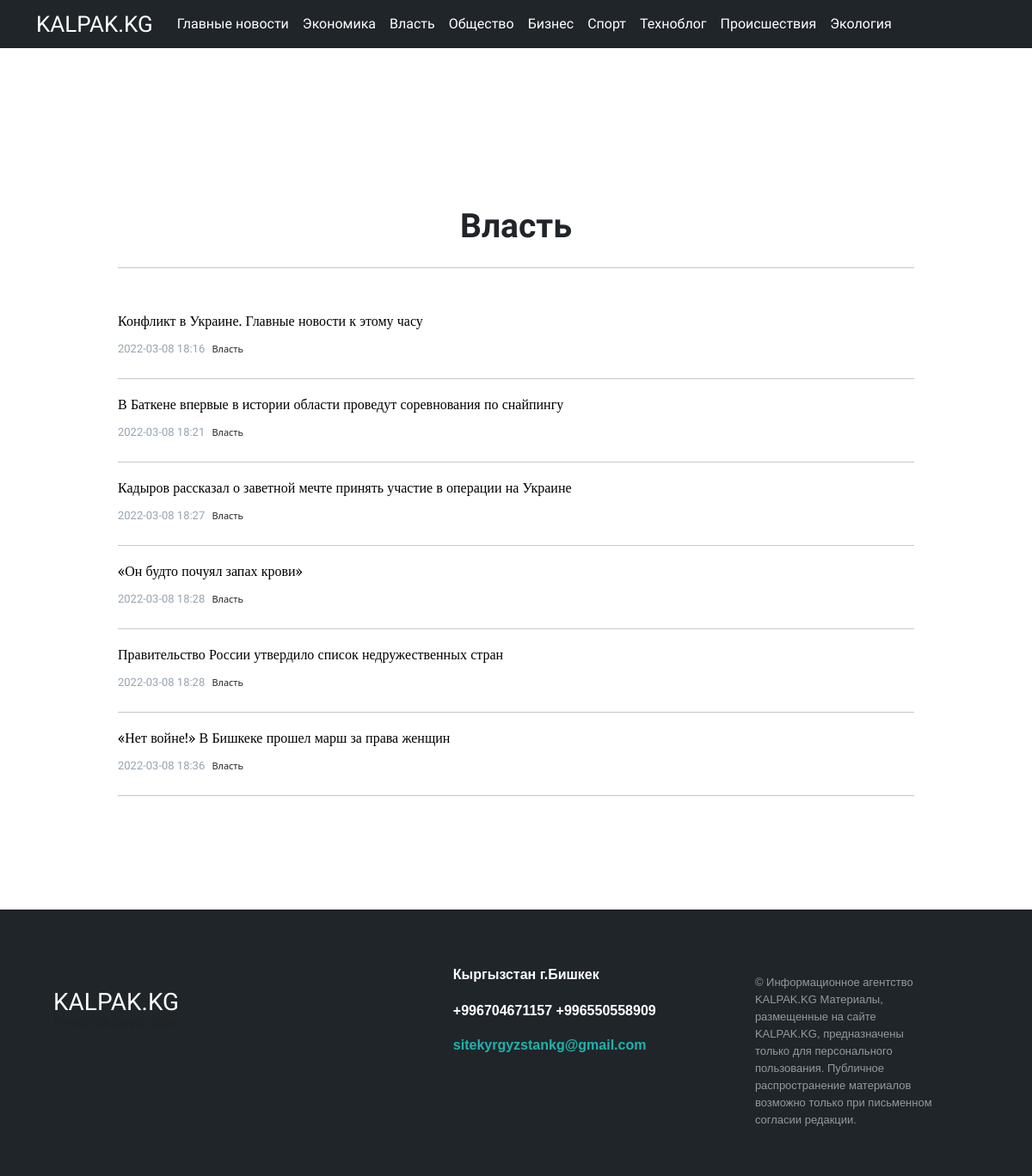
Before: /heading/2/ with the older database file.
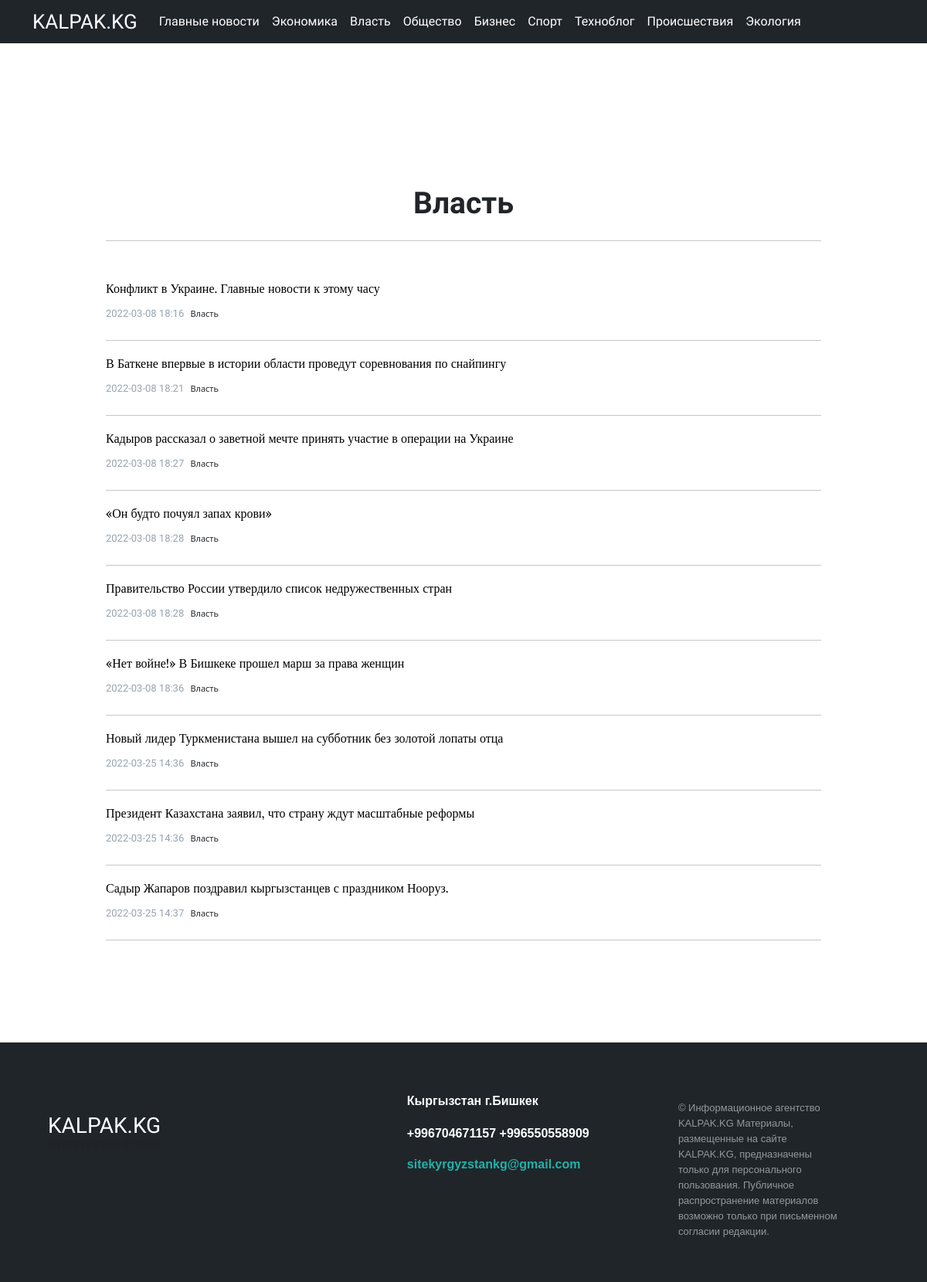
After: the same page with the newer database file.
### core/models.py (models this page shows, shortened)
class HeadingArticle(models.Model):
    title = models.CharField(max_length=255)
    class Meta:
        verbose_name = "Рубрика"
        verbose_name_plural = "Рубрики"
    def __str__(self):
        return self.title

class Article(models.Model):
    title = models.CharField(max_length=255, null=True, blank=True)
    text = models.TextField()
    slug = models.SlugField(max_length=255, unique=True, db_index=True, verbose_name="URL", null=True, blank=True)
    author = models.ForeignKey(
        to="Author",
        on_delete=models.SET_NULL,
        null=True, blank=True,
        related_name="article",
        verbose_name=_("Автор")
    )
    heading = models.ForeignKey(
        to="HeadingArticle",
        on_delete=models.PROTECT,
        null=True,
        related_name="article",
        verbose_name=_("Рубрика")
    )
    readers = models.ManyToManyField(
        to=User,
        related_name="readed_articles",
        blank=True,
        verbose_name=_("Читатели")
    )
    views = models.IntegerField(default=0, verbose_name=_("Просмотры"))
    created_at = models.DateTimeField(
        auto_now_add=True,
        null=True,
    )
    main_article = models.BooleanField(default=False, verbose_name=_("Первая новость"))
    margin_article_text = models.BooleanField(default=False, verbose_name=_("Ровнительные новости"))
    text_article = models.BooleanField(default=False, verbose_name=_("Текстовые новости"))
    center_article = models.BooleanField(default=False)
    carousel_block = models.BooleanField(default=False, verbose_name=_("Новости дня"))
    right_panel_article = models.BooleanField(default=False, verbose_name=_("Главные новости"))
    pagination_article = models.BooleanField(default=False, verbose_name=_("Архивные"))
    updated_at = models.DateTimeField(auto_now=True)
    is_active = models.BooleanField(default=True)
    picture = models.ImageField(
        upload_to="articles_image",
        null=True, blank=True,
        verbose_name="Главная картинка статьи"
    )

### core/views.py (the view)
# urls.py: path('heading/<int:heading_id>/', heading_page, name="heading"),
def heading_page(request, heading_id):
    article = Article.objects.filter(heading_id=heading_id)
    heading = HeadingArticle.objects.all()
    category = HeadingArticle.objects.get(pk=heading_id)
    return render(request, "headings_page.html", {"article": article, "heading": heading, "category": category})

### core/templates/headings_page.html (shortened to what this page needs)
{% extends 'base.html' %}
{% block content %}
<div class="container">
        <div class="mt-8">
            <div class="ads_block">
            </div>
        </div>
    </div>
            <div class="container">
                <div class="row">
                    <div class="col-md-1"></div>
                    <div class="col-md-10">
                        <h3 class="zago_main3 mt-7 mb-4 text-md-center">{{ category.title }}</h3>
                        <hr class="mb-5">
                        {% for articles in article %}
                        <h1 class="zago_main02"><a href="{% url 'article' articles.slug %}" class="link-text3">{{ articles.title }}</a></h1>
                        <p class="date_time5 me-1 d-inline">{{ articles.created_at|date:"Y-m-d H:i" }}</p>
                        <h6 class="page_2_title2 d-inline">{{ articles.heading }}</h6>
                        <hr class="mt-4">
                        {% endfor %}
                    </div>
                    <div class="col-md-1"></div>
                </div>
            </div>
            <div class="container">
                <div class="row">
                  <div class="col-md-4 col-sm-4"></div>
                  <div class="col-md-4 col-sm-4">
                  </div>
                  <div class="col-md-4 col-sm-4"></div>
                </div>
              </div>
{% endblock %}

### core/templates/base.html (shortened to what this page needs)
{% load static %}
<!DOCTYPE html>
<html lang="en">
<head>
    <link rel="stylesheet" type="text/css" href="{% static 'style.css' %}?{% now "U" %}">
    <link href="https://cdn.jsdelivr.net/npm/bootstrap@5.1.3/dist/css/bootstrap.min.css" rel="stylesheet">
<link href="/docs/5.1/dist/css/bootstrap.min.css" rel="stylesheet">
<body>
  <nav class="navbar fixed-top navbar-expand-lg navbar-dark bg-custom">
      <div class="container">
        <a class="logo" href="{% url 'main' %}">KALPAK.KG</a>
        <div class="collapse navbar-collapse" id="navbarNav">
          <ul class="navbar-nav linkss">
            <li class="nav-item">
              <a class="nav-link text-white" aria-current="page" href="{% url 'right_panel_articles' %}">Главные новости</a>
            </li>
          {% for headings in heading %}
            <li class="nav-item">
              <a class="nav-link text-white" href="{% url 'heading' headings.id %}">{{ headings.title }}</a>
            </li>
          {% endfor %}
          </ul>
        </div>
      </div>
  </nav>
  {% block content %}
  {% endblock %}
<footer class="footer-distributed mt-8">
  <div class="container">
  <div class="footer-left">
  <br>
  <br>
  <h3>KALPAK.KG</h3>
  <p class="footer-company-name">KYRGYZSTAN © 2020</p>
  </div>
  <div class="footer-center">
  <div>
      <p>Кыргызстан г.Бишкек</p>
  </div>
  <div>
      <p>+996704671157</p>
      <p>+996550558909</p>
  </div>
  <div>
      <p><a href="mailto:support@company.com">sitekyrgyzstankg@gmail.com</a></p>
  </div>
  </div>
  <div class="footer-right">
  <p class="footer-company-about">
      © Информационное агентство KALPAK.KG
Материалы, размещенные на сайте KALPAK.KG, предназначены только для персонального пользования. Публичное распространение материалов возможно только при письменном согласии редакции.
  </p>
  </div>
  </div>
</footer>
</head>
</body>
</html>

### core/static/style.css (style rules this page uses)
body { background-color: #e8e8e8; }
.logo { font-family: 'Montserrat', sans-serif; font-size: 26px; text-decoration: none; color: white; margin-right: 20px; }
.linkss { font-family: 'PT Sans', sans-serif; font-weight: normal; }
.mt-8 { margin-top: 100px; }
.zago_main02 { font-family: 'PT Sans', sans-serif; font-size: 20px; color: black; }
.link-text3 { text-decoration: none; color: black; transition-duration: 0.3s; font-family: 'Lora', serif; font-size: 16px; }
.date_time5 { color: #9c9c9c; font-family: 'PT Sans', sans-serif; font-weight: 400; font-size: 11px; }
.date_time5 { color: #96a3b0; font-family: 'PT Sans', sans-serif; font-weight: normal; font-size: 13px; margin-bottom: 15px; }
.mt-7 { margin-top: 50px; }
.page_2_title2 { font-size: 11px; font-weight: 400; }
.ads_block { width: 100%; height: 90px; color: white; text-align: center; font-size: 55px; }
.zago_main3 { font-family: 'PT Sans', sans-serif; font-weight: bolder; font-size: 39px; }
.footer-distributed { background: #20252a; box-shadow: 0 1px 1px 0 rgba(0, 0, 0, 0.12); box-sizing: border-box; width: 100%; text-align: left; font: bold 16px sans-serif; padding: 55px 50px; }
.footer-distributed .footer-left, .footer-distributed .footer-center, .footer-distributed .footer-right { display: inline-block; vertical-align: top; }
.footer-distributed .footer-left { width: 40%; }
.footer-distributed h3 { color: #ffffff; font-family: 'Montserrat Alternates', sans-serif; margin: 0; }
.footer-distributed .footer-company-name { color: #222; font-size: 14px; font-weight: normal; margin: 0; }
.footer-distributed .footer-center { width: 35%; }
.footer-distributed .footer-center p { display: inline-block; color: #ffffff; vertical-align: middle; margin:0; }
.footer-distributed .footer-center p a { color: lightseagreen; text-decoration: none;; }
.footer-distributed .footer-right { width: 20%; }
.footer-distributed .footer-company-about { line-height: 20px; color: #92999f; font-size: 13px; font-weight: normal; margin: 0; }
.bg-custom { background-color: #20252a; }

### core/templates/base.html (style rules this page uses)
body { background: #faf7f7; }

Changed rows visible on the page:
added Article: title "Новый лидер Туркменистана вышел на субботник без золотой лопаты отца", created_at "2022-03-25 14:36", heading "Власть"
added Article: title "Президент Казахстана заявил, что страну ждут масштабные реформы", created_at "2022-03-25 14:36", heading "Власть"
added Article: title "Садыр Жапаров поздравил кыргызстанцев с праздником Нооруз.", created_at "2022-03-25 14:37", heading "Власть"
